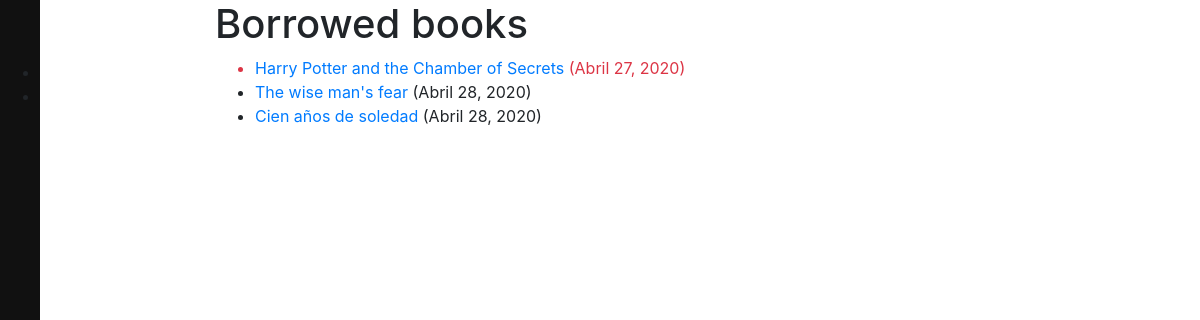
Page /catalog/mybooks/ (signed in) on the earlier database version.
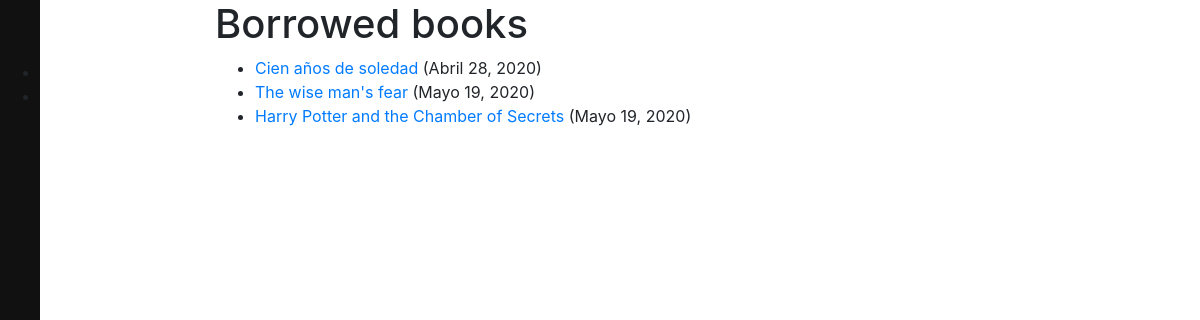
Same page on the later database version.
### catalog/models.py (models this page shows, shortened)
class BookInstance(models.Model):
    id = models.UUIDField(primary_key=True, default=uuid.uuid4, help_text='Unique ID for this particular book across whole library')
    book = models.ForeignKey('Book', on_delete=models.SET_NULL, null=True)
    imprint = models.CharField(max_length=200)
    due_back = models.DateField(null=True, blank=True)
    borrower = models.ForeignKey(User, on_delete=models.SET_NULL, null=True, blank=True)
    @property
    def is_overdue(self):
        if self.due_back and date.today() > self.due_back:
            return True
        return False
    LOAN_STATUS = (
        ('m', 'Maintenance'),
        ('o', 'On loan'),
        ('a', 'Available'),
        ('r', 'Reserved'),
    )
    status = models.CharField(
        max_length=1,
        choices=LOAN_STATUS,
        blank=True,
        default='m',
        help_text='Book availability',
    )
    class Meta:
        ordering = ['due_back']
        permissions = (("can_mark_returned", "Set book as returned"),)

class Book(models.Model):
    title = models.CharField(max_length=200)
    author = models.ForeignKey(Author, on_delete=models.SET_NULL, null=True)
    summary = models.TextField(max_length=1000, help_text='Enter a brief description of the book')
    isbn = models.CharField('ISBN', max_length=13, help_text='13 Character <a href="https://www.isbn-international.org/content/what-isbn">ISBN number</a>')
    genre = models.ManyToManyField(Genre, help_text='Select a genre for this book')
    class Meta:
        ordering = ['title']
        permissions = (("can_modify_book", "Add, Modify and Delete book"),)
    def display_genre(self):
        return ', '.join(genre.name for genre in self.genre.all()[:3])
    display_genre.short_description = 'Genre'

### catalog/views.py (the view)
# urls.py: path('mybooks/', views.LoanedBooksByUserListView.as_view(), name='my-borrowed'),
class LoanedBooksByUserListView(LoginRequiredMixin,generic.ListView):
    model = BookInstance
    template_name ='catalog/bookinstance_list_borrowed_user.html'
    paginate_by = 5
    def get_queryset(self):
        return BookInstance.objects.filter(borrower=self.request.user).filter(status__exact='o').order_by('due_back')

### template/catalog/bookinstance_list_borrowed_user.html
{% extends "base_generic.html" %}
{% block content %}
    <h1>Borrowed books</h1>
    {% if bookinstance_list %}
    <ul>
      {% for bookinst in bookinstance_list %}
      <li class="{% if bookinst.is_overdue %}text-danger{% endif %}">
        <a href="{% url 'book-detail' bookinst.book.pk %}">{{bookinst.book.title}}</a> ({{ bookinst.due_back }})
      </li>
      {% endfor %}
    </ul>
    {% else %}
      <p>There are no books borrowed.</p>
    {% endif %}
{% endblock %}

Differences in the rows shown:
shown differently, row unchanged: BookInstance "Abril 28, 2020": moves up the list
changed BookInstance "The wise man's fear": due_back "Abril 28, 2020" → "Mayo 19, 2020"; moves down the list
changed BookInstance "Harry Potter and the Chamber of Secrets": due_back "Abril 27, 2020" → "Mayo 19, 2020"
